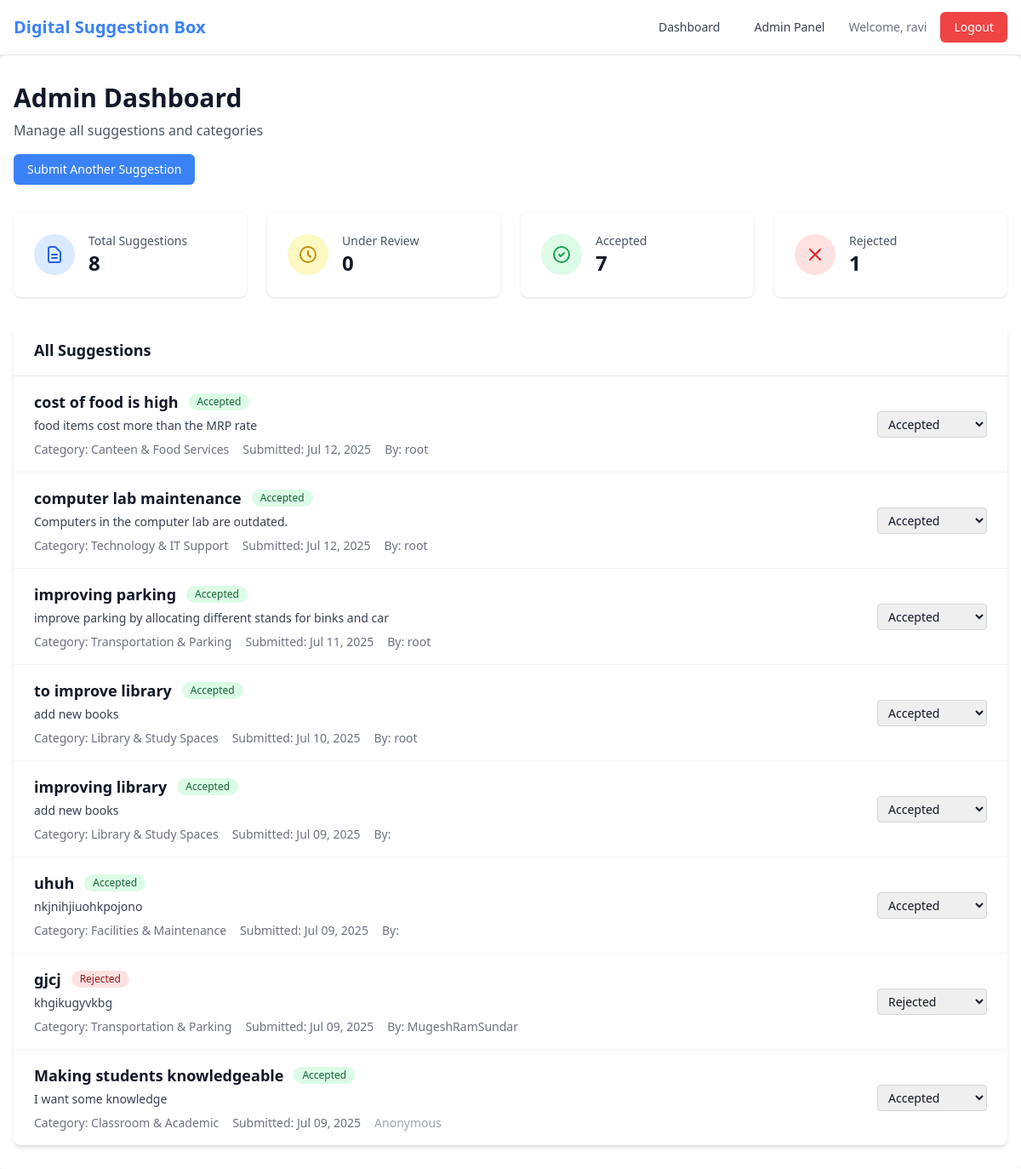
The page /dashboard/ (signed in) on the database its author committed.
### core/models.py (models this page shows, shortened)
class Suggestion(models.Model):
    STATUS_CHOICES = [
        ('under_review', 'Under Review'),
        ('accepted', 'Accepted'),
        ('rejected', 'Rejected'),
    ]
    user = models.ForeignKey(User, on_delete=models.SET_NULL, null=True, blank=True, related_name='suggestions')
    is_anonymous = models.BooleanField(default=False)
    category = models.ForeignKey(Category, on_delete=models.SET_NULL, null=True, related_name='suggestions')
    title = models.CharField(max_length=200)
    content = models.TextField()
    status = models.CharField(max_length=20, choices=STATUS_CHOICES, default='under_review')
    created_at = models.DateTimeField(auto_now_add=True)
    updated_at = models.DateTimeField(auto_now=True)
    sentiment = models.FloatField(null=True, blank=True, help_text="Sentiment polarity: -1 (negative) to 1 (positive)")
    is_spam = models.BooleanField(default=False, help_text="Flag if suggestion is likely spam")
    auto_category = models.CharField(max_length=100, null=True, blank=True, help_text="Auto-detected category")

class Category(models.Model):
    name = models.CharField(max_length=100, unique=True)
    created_by = models.ForeignKey(User, on_delete=models.SET_NULL, null=True, blank=True, related_name='created_categories')
    created_at = models.DateTimeField(auto_now_add=True)

### core/views.py (the view)
# urls.py: path('dashboard/', views.dashboard, name='dashboard'),
@login_required
def dashboard(request):
    if request.user.is_superuser:
        suggestions = Suggestion.objects.all().order_by('-created_at')
    elif hasattr(request.user, 'category_admin'):
        suggestions = Suggestion.objects.filter(category__in=request.user.category_admin.categories.all()).order_by('-created_at')
    else:
        suggestions = Suggestion.objects.filter(user=request.user).order_by('-created_at')
    total_count = suggestions.count()
    under_review_count = suggestions.filter(status='under_review').count()
    accepted_count = suggestions.filter(status='accepted').count()
    rejected_count = suggestions.filter(status='rejected').count()
    categories = Category.objects.all()
    return render(request, 'core/dashboard.html', {
        'suggestions': suggestions,
        'categories': categories,
        'total_count': total_count,
        'under_review_count': under_review_count,
        'accepted_count': accepted_count,
        'rejected_count': rejected_count,
    })

### core/templates/core/dashboard.html (shortened to what this page needs)
{% extends 'core/base.html' %}
{% block content %}
<div class="max-w-7xl mx-auto">
    <div class="mb-8">
        <h1 class="text-3xl font-bold text-gray-900">
            {% if user.is_staff %}
                Admin Dashboard
            {% else %}
                My Suggestions
            {% endif %}
        </h1>
        <p class="text-gray-600 mt-2">
            {% if user.is_staff %}
                Manage all suggestions and categories
            {% else %}
                Track the status of your submitted suggestions
            {% endif %}
        </p>
        <a href="{% url 'home' %}" class="bg-primary hover:bg-blue-600 text-white px-4 py-2 rounded-md text-sm font-medium mt-4 inline-block">
            Submit Another Suggestion
        </a>
    </div>
    <div class="grid grid-cols-1 md:grid-cols-4 gap-6 mb-8">
        <div class="bg-white rounded-lg shadow p-6">
            <div class="flex items-center">
                <div class="p-3 rounded-full bg-blue-100 text-blue-600">
                    <svg class="w-6 h-6" fill="none" stroke="currentColor" viewBox="0 0 24 24">
                        <path stroke-linecap="round" stroke-linejoin="round" stroke-width="2" d="M9 12h6m-6 4h6m2 5H7a2 2 0 01-2-2V5a2 2 0 012-2h5.586a1 1 0 01.707.293l5.414 5.414a1 1 0 01.293.707V19a2 2 0 01-2 2z"></path>
                    </svg>
                </div>
                <div class="ml-4">
                    <p class="text-sm font-medium text-gray-600">Total Suggestions</p>
                    <p class="text-2xl font-semibold text-gray-900">{{ total_count }}</p>
                </div>
            </div>
        </div>
        <div class="bg-white rounded-lg shadow p-6">
            <div class="flex items-center">
                <div class="p-3 rounded-full bg-yellow-100 text-yellow-600">
                    <svg class="w-6 h-6" fill="none" stroke="currentColor" viewBox="0 0 24 24">
                        <path stroke-linecap="round" stroke-linejoin="round" stroke-width="2" d="M12 8v4l3 3m6-3a9 9 0 11-18 0 9 9 0 0118 0z"></path>
                    </svg>
                </div>
                <div class="ml-4">
                    <p class="text-sm font-medium text-gray-600">Under Review</p>
                    <p class="text-2xl font-semibold text-gray-900" data-count-status="under_review">{{ under_review_count }}</p>
                </div>
            </div>
        </div>
        <div class="bg-white rounded-lg shadow p-6">
            <div class="flex items-center">
                <div class="p-3 rounded-full bg-green-100 text-green-600">
                    <svg class="w-6 h-6" fill="none" stroke="currentColor" viewBox="0 0 24 24">
                        <path stroke-linecap="round" stroke-linejoin="round" stroke-width="2" d="M9 12l2 2 4-4m6 2a9 9 0 11-18 0 9 9 0 0118 0z"></path>
                    </svg>
                </div>
                <div class="ml-4">
                    <p class="text-sm font-medium text-gray-600">Accepted</p>
                    <p class="text-2xl font-semibold text-gray-900" data-count-status="accepted">{{ accepted_count }}</p>
                </div>
            </div>
        </div>
        <div class="bg-white rounded-lg shadow p-6">
            <div class="flex items-center">
                <div class="p-3 rounded-full bg-red-100 text-red-600">
                    <svg class="w-6 h-6" fill="none" stroke="currentColor" viewBox="0 0 24 24">
                        <path stroke-linecap="round" stroke-linejoin="round" stroke-width="2" d="M6 18L18 6M6 6l12 12"></path>
                    </svg>
                </div>
                <div class="ml-4">
                    <p class="text-sm font-medium text-gray-600">Rejected</p>
                    <p class="text-2xl font-semibold text-gray-900" data-count-status="rejected">{{ rejected_count }}</p>
                </div>
            </div>
        </div>
    </div>
    <div class="bg-white rounded-lg shadow-md">
        <div class="px-6 py-4 border-b border-gray-200">
            <h2 class="text-lg font-bold text-gray-900">
                {% if user.is_staff %}
                    All Suggestions
                {% else %}
                    My Suggestions
                {% endif %}
            </h2>
        </div>
        {% if suggestions %}
            <div class="divide-y divide-gray-100">
                {% for suggestion in suggestions %}
                <div class="px-6 py-4 hover:bg-gray-50">
                    <div class="flex items-center justify-between">
                        <div class="flex-1">
                            <div class="flex items-center space-x-3">
                                <h3 class="text-lg font-bold text-gray-900">
                                    <a href="{% url 'suggestion_detail' suggestion.id %}" class="hover:text-primary">
                                        {{ suggestion.title }}
                                    </a>
                                </h3>
                                <span class="inline-flex items-center px-2.5 py-0.5 rounded-full text-xs font-medium
                                    {% if suggestion.status == 'under_review' %}bg-yellow-100 text-yellow-800
                                    {% elif suggestion.status == 'accepted' %}bg-green-100 text-green-800
                                    {% else %}bg-red-100 text-red-800{% endif %}">
                                    {{ suggestion.get_status_display }}
                                </span>
                            </div>
                            <p class="text-sm text-gray-700 mt-1">{{ suggestion.content|truncatewords:30 }}</p>
                            <div class="flex items-center space-x-4 mt-2 text-sm text-gray-500">
                                <span>Category: {{ suggestion.category.name }}</span>
                                <span>Submitted: {{ suggestion.created_at|date:"M d, Y" }}</span>
                                {% if suggestion.is_anonymous %}
                                    <span class="text-gray-400">Anonymous</span>
                                {% else %}
                                    <span>By: {{ suggestion.user.username }}</span>
                                {% endif %}
                            </div>
                        </div>
                        {% if user.is_staff %}
                        <div class="flex items-center space-x-2">
                            <select class="status-select text-sm border border-gray-300 rounded px-2 py-1"
                                    data-suggestion-id="{{ suggestion.id }}"
                                    data-current-status="{{ suggestion.status }}">
                                <option value="accepted" {% if suggestion.status == 'accepted' %}selected{% endif %}>
                                    Accepted
                                </option>
                                <option value="rejected" {% if suggestion.status == 'rejected' %}selected{% endif %}>
                                    Rejected
                                </option>
                            </select>
                        </div>
                        {% endif %}
                    </div>
                </div>
                {% endfor %}
            </div>
        {% endif %}
    </div>
</div>
{% endblock %}

### core/templates/core/base.html (shortened to what this page needs)
<!DOCTYPE html>
<html lang="en">
<head>
    <script src="https://cdn.tailwindcss.com"></script>
</head>
<body class="bg-gray-50 min-h-screen text-gray-900">
    <nav class="bg-white shadow-lg border-b border-gray-200">
        <div class="max-w-7xl mx-auto px-4">
            <div class="flex justify-between h-16">
                <div class="flex items-center">
                    <a href="{% url 'home' %}" class="text-xl font-bold text-primary">
                        Digital Suggestion Box
                    </a>
                </div>
                <div class="flex items-center space-x-4">
                    {% if user.is_authenticated %}
                        <a href="{% url 'dashboard' %}" class="text-gray-700 hover:text-primary px-3 py-2 rounded-md text-sm font-medium">
                            Dashboard
                        </a>
                        {% if user.is_staff %}
                            <a href="{% url 'admin_panel' %}" class="text-gray-700 hover:text-primary px-3 py-2 rounded-md text-sm font-medium">
                                Admin Panel
                            </a>
                        {% endif %}
                        <span class="text-gray-500 text-sm">Welcome, {{ user.username }}</span>
                        <a href="{% url 'logout' %}" class="bg-red-500 hover:bg-red-600 text-white px-4 py-2 rounded-md text-sm font-medium">
                            Logout
                        </a>
                    {% endif %}
                </div>
            </div>
        </div>
    </nav>
    <main class="max-w-7xl mx-auto px-4 py-8 bg-white rounded-lg shadow-lg">
        {% block content %}
        {% endblock %}
    </main>
</body>
</html>

### rows shown on the page
Suggestion: title "cost of food is high", status "Accepted", content "food items cost more than the MRP rate", category.name "Canteen & Food Services", created_at "Jul 12, 2025", user.username "root", status+id "Accepted"
Suggestion: title "computer lab maintenance", status "Accepted", content "Computers in the computer lab are outdated.", category.name "Technology & IT Support", created_at "Jul 12, 2025", user.username "root", status+id "Accepted"
Suggestion: title "improving parking", status "Accepted", content "improve parking by allocating different stands for binks and car", category.name "Transportation & Parking", created_at "Jul 11, 2025", user.username "root", status+id "Accepted"
Suggestion: title "to improve library", status "Accepted", content "add new books", category.name "Library & Study Spaces", created_at "Jul 10, 2025", user.username "root", status+id "Accepted"
Suggestion: title "improving library", status "Accepted", content "add new books", category.name "Library & Study Spaces", created_at "Jul 09, 2025", status+id "Accepted"
Suggestion: title "uhuh", status "Accepted", content "nkjnihjiuohkpojono", category.name "Facilities & Maintenance", created_at "Jul 09, 2025", status+id "Accepted"
Suggestion: title "gjcj", status "Rejected", content "khgikugyvkbg", category.name "Transportation & Parking", created_at "Jul 09, 2025", user.username "MugeshRamSundar", status+id "Rejected"
Suggestion: title "Making students knowledgeable", status "Accepted", content "I want some knowledge", category.name "Classroom & Academic", created_at "Jul 09, 2025", is_anonymous "Anonymous", status+id "Accepted"

### other values the page prints
{{ user.username }} "ravi"
{{ total_count }} "8"
{{ under_review_count }} "0"
{{ accepted_count }} "7"
{{ rejected_count }} "1"
